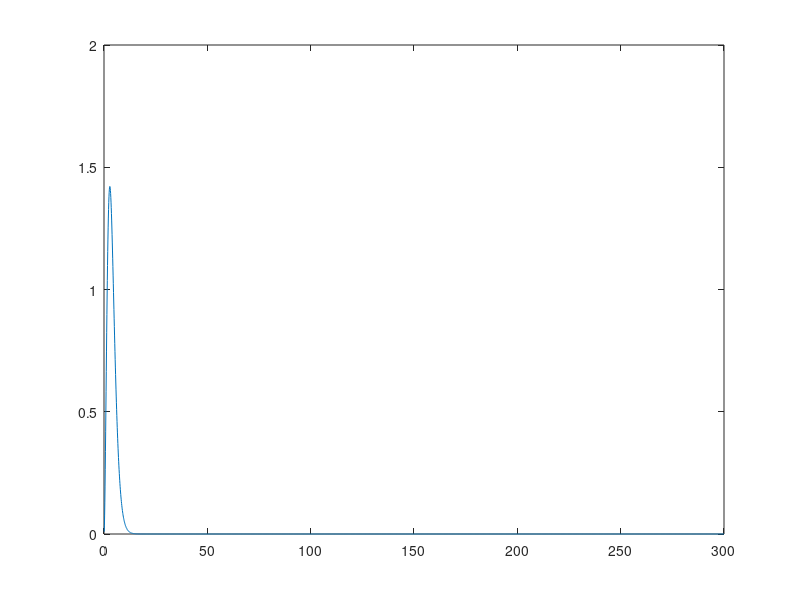

The MATLAB source for this figure: (Note: this script raises an error after producing the figure.)
f = @(x) x.^3 ./ (exp(x)-1);
x = 0:.1:300;

plot(x, f(x))
hold on
ymax = max(f(x));
yline(ymax)
xmin = 0;
xmax = 10000;
xline(xmax)
n = 1E4;
r1 = xmax*rand([1, n]);
r2 = ymax * rand([1,n]);
reject = r2 > f(r1);
r1(reject) = [];
r2(reject) = [];
plot(r1, r2, '.');
xlim([0, 15])


